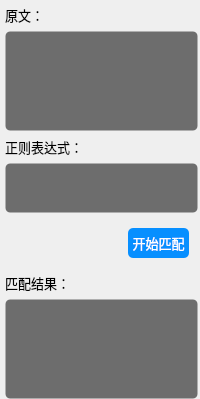
         <widget class="QWidget" name="page_23">
          <layout class="QVBoxLayout" name="verticalLayout_20">
           <property name="leftMargin">
            <number>5</number>
           </property>
           <property name="topMargin">
            <number>5</number>
           </property>
           <property name="rightMargin">
            <number>2</number>
           </property>
           <property name="bottomMargin">
            <number>0</number>
           </property>
           <item>
            <widget class="QLabel" name="label_source_data">
             <property name="minimumSize">
              <size>
               <width>0</width>
               <height>20</height>
              </size>
             </property>
             <property name="maximumSize">
              <size>
               <width>16777215</width>
               <height>20</height>
              </size>
             </property>
             <property name="font">
              <font>
               <family>OPPOSans B</family>
               <pointsize>10</pointsize>
               <stylestrategy>PreferAntialias</stylestrategy>
              </font>
             </property>
             <property name="text">
              <string>原文：</string>
             </property>
            </widget>
           </item>
           <item>
            <widget class="QLineEdit" name="lineEdit_source_data">
             <property name="sizePolicy">
              <sizepolicy hsizetype="Expanding" vsizetype="Expanding">
               <horstretch>0</horstretch>
               <verstretch>0</verstretch>
              </sizepolicy>
             </property>
             <property name="minimumSize">
              <size>
               <width>0</width>
               <height>100</height>
              </size>
             </property>
             <property name="font">
              <font>
               <family>OPPOSans B</family>
               <pointsize>10</pointsize>
               <stylestrategy>PreferAntialias</stylestrategy>
              </font>
             </property>
             <property name="styleSheet">
              <string notr="true">background-color: rgb(25, 25, 25, 155);
border: 1px solid rgba(255, 255, 255, 0);
border-radius: 5px;
padding-left:10px;
padding-right:10px;</string>
             </property>
             <property name="alignment">
              <set>Qt::AlignLeading|Qt::AlignLeft|Qt::AlignTop</set>
             </property>
            </widget>
           </item>
           <item>
            <widget class="QLabel" name="label_reg">
             <property name="minimumSize">
              <size>
               <width>0</width>
               <height>20</height>
              </size>
             </property>
             <property name="maximumSize">
              <size>
               <width>16777215</width>
               <height>20</height>
              </size>
             </property>
             <property name="font">
              <font>
               <family>OPPOSans B</family>
               <pointsize>10</pointsize>
               <stylestrategy>PreferAntialias</stylestrategy>
              </font>
             </property>
             <property name="text">
              <string>正则表达式：</string>
             </property>
            </widget>
           </item>
           <item>
            <widget class="QLineEdit" name="lineEdit_reg">
             <property name="sizePolicy">
              <sizepolicy hsizetype="Expanding" vsizetype="Expanding">
               <horstretch>0</horstretch>
               <verstretch>0</verstretch>
              </sizepolicy>
             </property>
             <property name="minimumSize">
              <size>
               <width>0</width>
               <height>50</height>
              </size>
             </property>
             <property name="font">
              <font>
               <family>OPPOSans B</family>
               <pointsize>10</pointsize>
               <stylestrategy>PreferAntialias</stylestrategy>
              </font>
             </property>
             <property name="styleSheet">
              <string notr="true">background-color: rgb(25, 25, 25, 155);
border: 1px solid rgba(255, 255, 255, 0);
border-radius: 5px;
padding-left:10px;
padding-right:10px;</string>
             </property>
             <property name="text">
              <string/>
             </property>
             <property name="alignment">
              <set>Qt::AlignLeading|Qt::AlignLeft|Qt::AlignTop</set>
             </property>
            </widget>
           </item>
           <item>
            <widget class="QWidget" name="horizontalWidget_2" native="true">
             <layout class="QHBoxLayout" name="horizontalLayout_8">
              <item>
               <spacer name="horizontalSpacer_4">
                <property name="orientation">
                 <enum>Qt::Horizontal</enum>
                </property>
                <property name="sizeHint" stdset="0">
                 <size>
                  <width>40</width>
                  <height>20</height>
                 </size>
                </property>
               </spacer>
              </item>
              <item>
               <widget class="QToolButton" name="toolButton_begin_match">
                <property name="minimumSize">
                 <size>
                  <width>0</width>
                  <height>30</height>
                 </size>
                </property>
                <property name="maximumSize">
                 <size>
                  <width>16777215</width>
                  <height>30</height>
                 </size>
                </property>
                <property name="font">
                 <font>
                  <family>OPPOSans B</family>
                  <pointsize>10</pointsize>
                  <stylestrategy>PreferAntialias</stylestrategy>
                 </font>
                </property>
                <property name="styleSheet">
                 <string notr="true">QToolButton {
	color: rgb(255, 255, 255);
	background-color: rgb(7, 143, 255);
	border-radius: 5px;
}

QToolButton::menu-indicator { 
	image: None;
}

 
QToolButton:hover {
	color: rgb(255, 255, 255);
	background-color: rgb(7, 143, 255);
}</string>
                </property>
                <property name="text">
                 <string>开始匹配</string>
                </property>
               </widget>
              </item>
             </layout>
            </widget>
           </item>
           <item>
            <widget class="QLabel" name="label_match_result">
             <property name="minimumSize">
              <size>
               <width>0</width>
               <height>20</height>
              </size>
             </property>
             <property name="maximumSize">
              <size>
               <width>16777215</width>
               <height>20</height>
              </size>
             </property>
             <property name="font">
              <font>
               <family>OPPOSans B</family>
               <pointsize>10</pointsize>
               <stylestrategy>PreferAntialias</stylestrategy>
              </font>
             </property>
             <property name="text">
              <string>匹配结果：</string>
             </property>
            </widget>
           </item>
           <item>
            <widget class="QLineEdit" name="lineEdit_match_result">
             <property name="sizePolicy">
              <sizepolicy hsizetype="Expanding" vsizetype="Expanding">
               <horstretch>0</horstretch>
               <verstretch>0</verstretch>
              </sizepolicy>
             </property>
             <property name="minimumSize">
              <size>
               <width>0</width>
               <height>100</height>
              </size>
             </property>
             <property name="font">
              <font>
               <family>OPPOSans B</family>
               <pointsize>10</pointsize>
               <stylestrategy>PreferAntialias</stylestrategy>
              </font>
             </property>
             <property name="styleSheet">
              <string notr="true">background-color: rgb(25, 25, 25, 155);
border: 1px solid rgba(255, 255, 255, 0);
border-radius: 5px;
padding-left:10px;
padding-right:10px;</string>
             </property>
             <property name="alignment">
              <set>Qt::AlignLeading|Qt::AlignLeft|Qt::AlignTop</set>
             </property>
            </widget>
           </item>
          </layout>
         </widget>
